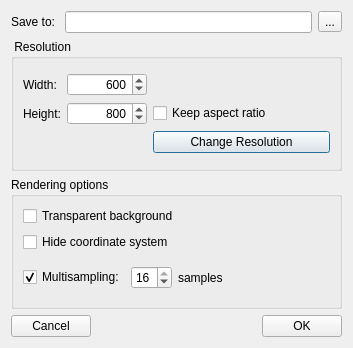
<?xml version="1.0" encoding="UTF-8"?>
<ui version="4.0">
 <class>SnapshotDialog</class>
 <widget class="QDialog" name="SnapshotDialog">
  <property name="windowModality">
   <enum>Qt::ApplicationModal</enum>
  </property>
  <property name="geometry">
   <rect>
    <x>0</x>
    <y>0</y>
    <width>353</width>
    <height>348</height>
   </rect>
  </property>
  <property name="windowTitle">
   <string>Take Snapshot</string>
  </property>
  <layout class="QVBoxLayout" name="verticalLayout">
   <item>
    <layout class="QHBoxLayout" name="horizontalLayout">
     <item>
      <widget class="QLabel" name="label">
       <property name="text">
        <string>Save to: </string>
       </property>
      </widget>
     </item>
     <item>
      <layout class="QHBoxLayout" name="horizontalLayout_2">
       <item>
        <widget class="QLineEdit" name="filename"/>
       </item>
       <item>
        <widget class="QToolButton" name="findButton">
         <property name="text">
          <string>...</string>
         </property>
        </widget>
       </item>
      </layout>
     </item>
    </layout>
   </item>
   <item>
    <widget class="QGroupBox" name="groupBox_2">
     <property name="title">
      <string> Resolution </string>
     </property>
     <layout class="QVBoxLayout" name="verticalLayout_5">
      <item>
       <layout class="QGridLayout" name="gridLayout_3">
        <item row="2" column="1">
         <widget class="QSpinBox" name="snapWidth">
          <property name="sizePolicy">
           <sizepolicy hsizetype="Minimum" vsizetype="Fixed">
            <horstretch>0</horstretch>
            <verstretch>0</verstretch>
           </sizepolicy>
          </property>
          <property name="minimumSize">
           <size>
            <width>80</width>
            <height>0</height>
           </size>
          </property>
          <property name="alignment">
           <set>Qt::AlignRight|Qt::AlignTrailing|Qt::AlignVCenter</set>
          </property>
          <property name="minimum">
           <number>1</number>
          </property>
          <property name="maximum">
           <number>8192</number>
          </property>
          <property name="value">
           <number>800</number>
          </property>
         </widget>
        </item>
        <item row="2" column="0">
         <widget class="QLabel" name="label_4">
          <property name="text">
           <string>Height:</string>
          </property>
         </widget>
        </item>
        <item row="1" column="0">
         <widget class="QLabel" name="label_3">
          <property name="text">
           <string>Width:</string>
          </property>
         </widget>
        </item>
        <item row="1" column="1">
         <widget class="QSpinBox" name="snapHeight">
          <property name="minimumSize">
           <size>
            <width>80</width>
            <height>0</height>
           </size>
          </property>
          <property name="alignment">
           <set>Qt::AlignRight|Qt::AlignTrailing|Qt::AlignVCenter</set>
          </property>
          <property name="minimum">
           <number>1</number>
          </property>
          <property name="maximum">
           <number>8192</number>
          </property>
          <property name="value">
           <number>600</number>
          </property>
         </widget>
        </item>
        <item row="1" column="2">
         <spacer name="horizontalSpacer_2">
          <property name="orientation">
           <enum>Qt::Horizontal</enum>
          </property>
          <property name="sizeHint" stdset="0">
           <size>
            <width>40</width>
            <height>20</height>
           </size>
          </property>
         </spacer>
        </item>
        <item row="3" column="2">
         <widget class="QPushButton" name="resButton">
          <property name="text">
           <string>Change Resolution</string>
          </property>
         </widget>
        </item>
        <item row="2" column="2">
         <widget class="QCheckBox" name="keepAspect">
          <property name="text">
           <string>Keep aspect ratio</string>
          </property>
         </widget>
        </item>
       </layout>
      </item>
     </layout>
    </widget>
   </item>
   <item>
    <widget class="QGroupBox" name="groupBox">
     <property name="title">
      <string>Rendering options</string>
     </property>
     <layout class="QVBoxLayout" name="verticalLayout_6">
      <item>
       <widget class="QCheckBox" name="transparent">
        <property name="text">
         <string>Transparent background</string>
        </property>
       </widget>
      </item>
      <item>
       <widget class="QCheckBox" name="hideCoordsys">
        <property name="text">
         <string>Hide coordinate system</string>
        </property>
       </widget>
      </item>
      <item>
       <layout class="QHBoxLayout" name="horizontalLayout_6">
        <item>
         <widget class="QCheckBox" name="multisampling">
          <property name="text">
           <string>Multisampling:</string>
          </property>
          <property name="checked">
           <bool>true</bool>
          </property>
         </widget>
        </item>
        <item>
         <widget class="QSpinBox" name="num_samples">
          <property name="minimum">
           <number>2</number>
          </property>
          <property name="maximum">
           <number>16</number>
          </property>
          <property name="value">
           <number>16</number>
          </property>
         </widget>
        </item>
        <item>
         <widget class="QLabel" name="label_2">
          <property name="text">
           <string>samples</string>
          </property>
         </widget>
        </item>
        <item>
         <spacer name="horizontalSpacer_3">
          <property name="orientation">
           <enum>Qt::Horizontal</enum>
          </property>
          <property name="sizeHint" stdset="0">
           <size>
            <width>40</width>
            <height>20</height>
           </size>
          </property>
         </spacer>
        </item>
       </layout>
      </item>
     </layout>
    </widget>
   </item>
   <item>
    <layout class="QHBoxLayout" name="horizontalLayout_3">
     <item>
      <widget class="QPushButton" name="cancelButton">
       <property name="text">
        <string>Cancel</string>
       </property>
      </widget>
     </item>
     <item>
      <spacer name="horizontalSpacer">
       <property name="orientation">
        <enum>Qt::Horizontal</enum>
       </property>
       <property name="sizeHint" stdset="0">
        <size>
         <width>40</width>
         <height>20</height>
        </size>
       </property>
      </spacer>
     </item>
     <item>
      <widget class="QPushButton" name="okButton">
       <property name="text">
        <string>OK</string>
       </property>
      </widget>
     </item>
    </layout>
   </item>
  </layout>
 </widget>
 <resources/>
 <connections/>
</ui>
